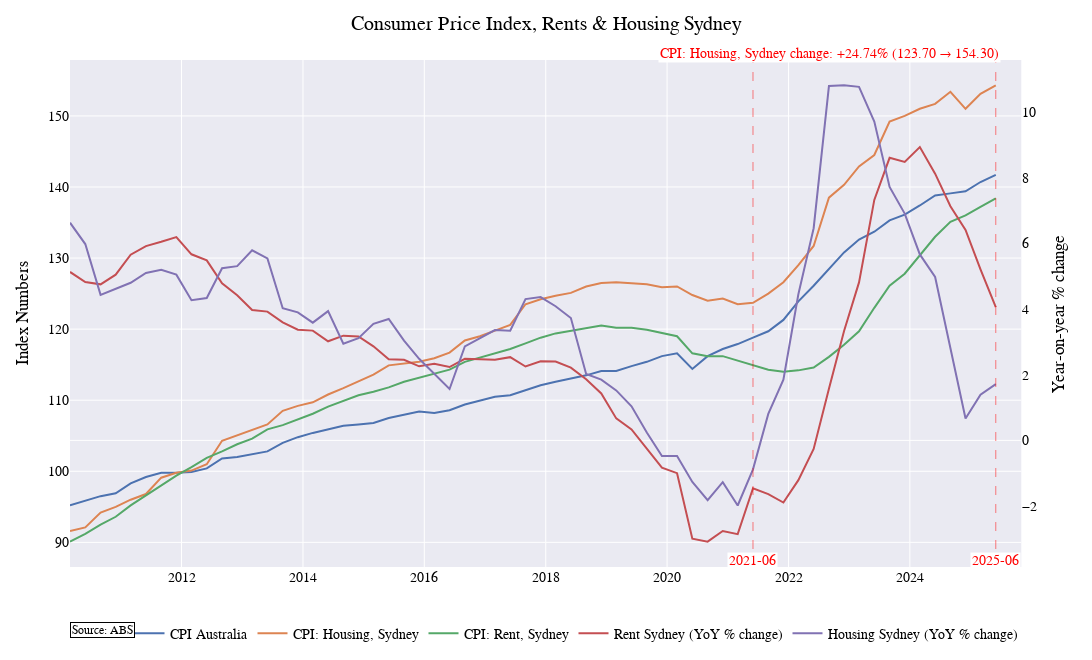

Notebook source saved alongside this figure:
### Code cell
add_vlines_and_pct_change(figur, "2021-06-01", "2025-06-01", "CPI: Housing, Sydney", color='red', date_format="%Y-%m")
figur.show()
